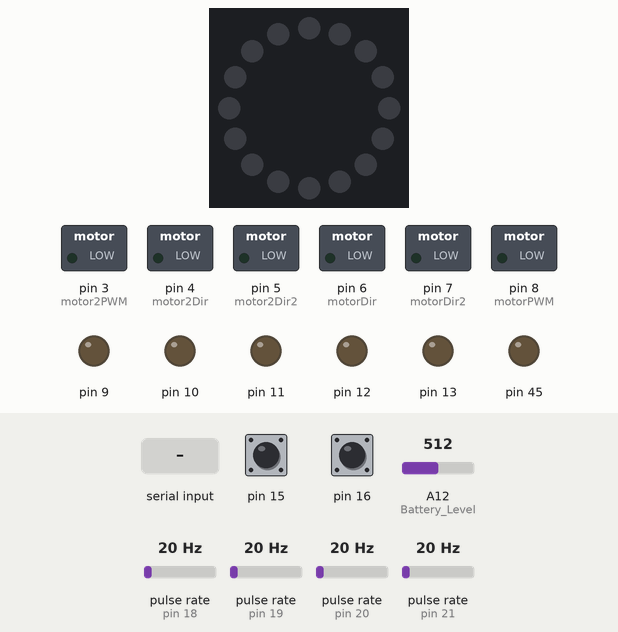
Simulated run of this sketch. Board: Arduino Mega 2560, built with avr-gcc and run on an emulated ATmega2560. Shown: 16 RGB LEDs in a ring, first at the top, clockwise, switched loads named in the sketch (green lamp = pin HIGH), output pins drawn as LEDs (lit = HIGH). Wiring (inferred from the names in the program): 4 × pulse sensor: data pin 18 / data pin 19 / data pin 20 / data pin 21. The inputs (shaded band) are chosen by the test bench; at power-on: pin 15 HIGH, pin 16 HIGH, A12 (Battery_Level) = 512, pulse rate (sensors on pin 18, pin 19, pin 20, pin 21) 20 Hz. Dim RGB values are drawn brighter than linear.

Above: at 1.2 s.
1.3 s: pin 15 pulled LOW for 0.15 s
At 1.31 s:
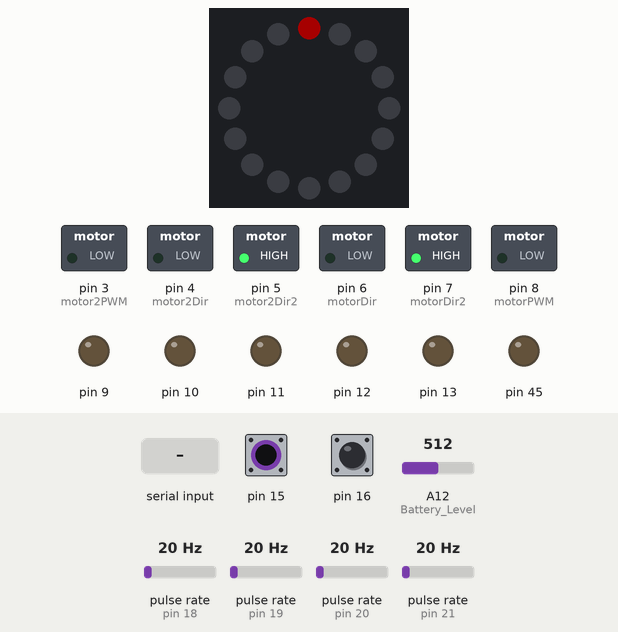
2.0 s: "a" received over Serial
5.0 s: "d" received over Serial
At 6.8 s:
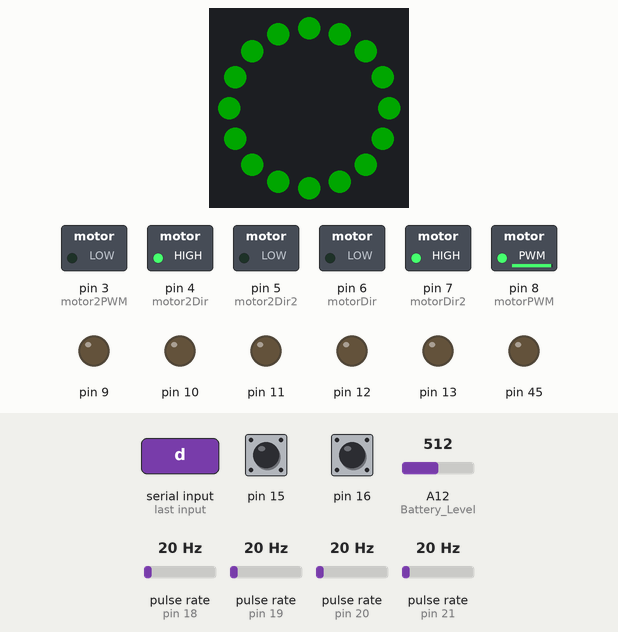
7.0 s: "w" received over Serial
At 8.2 s:
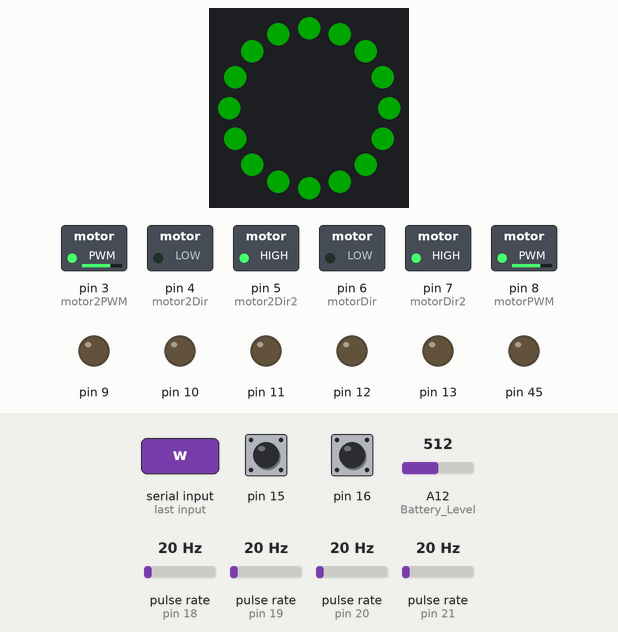
8.5 s: "s" received over Serial
At 9.5 s:
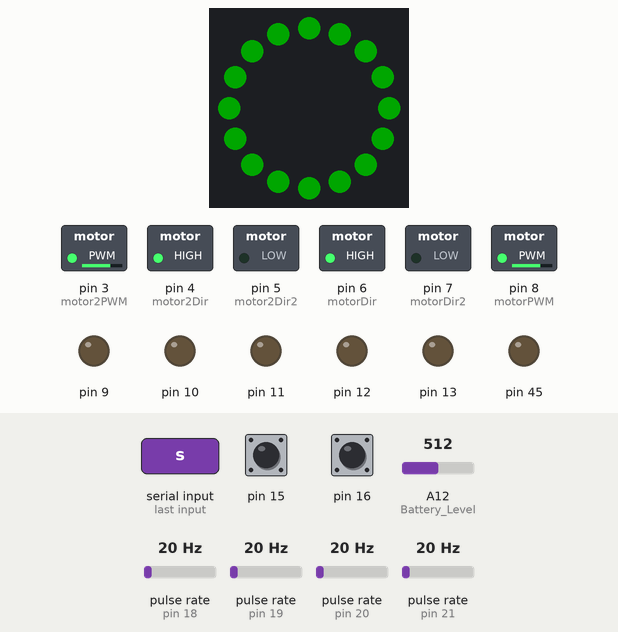
10.0 s: pin 16 pulled LOW for 0.15 s
At 10.77 s:
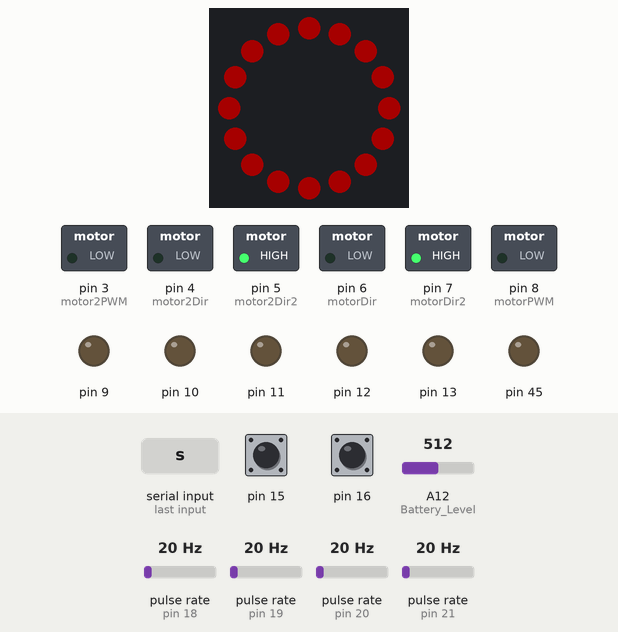
Timing chart, 0 to 11.7 s (numbered marks = the images above; inputs shaded):
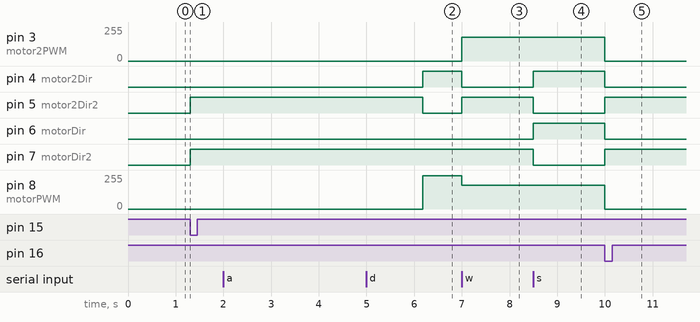

Measured:
- after the input at 1.3 s, pin 5 (motor2Dir2), pin 7 (motorDir2): LOW → HIGH at once; the LEDs: change at once (image 1)
- after the input at 5.0 s, pin 3 (motor2PWM): stays 0/255 (without the input it goes to 250/255 after 1.2 s); pin 4 (motor2Dir): LOW → HIGH after 1.2 s; pin 5 (motor2Dir2): HIGH → LOW after 1.2 s; pin 6 (motorDir): stays LOW (without the input it goes to HIGH after 1.2 s); pin 7 (motorDir2): stays HIGH (without the input it goes to LOW after 1.2 s)
- after the input at 7.0 s, pin 3 (motor2PWM): 0/255 → 180/255 at once; pin 4 (motor2Dir): HIGH → LOW at once; pin 5 (motor2Dir2): LOW → HIGH at once; pin 8 (motorPWM): 250/255 → 180/255 at once
- after the input at 8.5 s, pin 4 (motor2Dir), pin 6 (motorDir): LOW → HIGH at once; pin 5 (motor2Dir2), pin 7 (motorDir2): HIGH → LOW at once
- after the input at 10.0 s, pin 3 (motor2PWM), pin 8 (motorPWM): 180/255 → 0/255 at once; pin 4 (motor2Dir), pin 6 (motorDir): HIGH → LOW at once; pin 5 (motor2Dir2), pin 7 (motorDir2): LOW → HIGH at once; the LEDs: first change at once (image 5 shows a later state)

The sketch:

pidMotorTest.ino
```cpp
#include "ring.h"
#define ENCODEROUTPUT 400
    // M1 --> EN 8 - DIR1 7 - DIR2 6 -- En1 18 - En2 19
    // M2 --> EN 3 - DIR1 4 - DIR2 5 -- En1 20 - En2 21
    // Read PB 43 -- Start circuit 45
    // Read Battery Level -- A12
    // WP 12 -- Main Brush 13
    // Sb 10 "Left" - 11 "Right" --> PWM 90
    // Blower 9 --> PWM -- FB 2
    // limit Switch 15 - 16
    // WT sensor --> 52
const int HALLSEN_A = 20;
const int HALLSEN_B = 21;

const int HALLSEN_A2 = 18;
const int HALLSEN_B2 = 19;

int motorPWM = 8;
int motorDir = 6;
int motorDir2 = 7;

int motor2PWM = 3;
int motor2Dir = 4;
int motor2Dir2 = 5;

volatile long encoderValue1 = 0;
volatile long encoderValue2 = 0;
int interval = 650;
long previousMillis = 0;
long currentMillis = 0;

int rpm1 = 0;
int rpm2 = 0;

int motorPwm1 = 0;
int motorPwm2 = 0;
float diff1 = 0;
float diff2 = 0;
float ratio_value = 0.5;

// Variables for PID controller
double input, output;
int pwm = 0;
int pwm2 = 0;
int readDir = 0;

int setPoint = 20; // Desired speed in RPM

void setup()
{
  Serial.begin(9600);
  // Encoder Iint
  pinMode(HALLSEN_A, INPUT);
  pinMode(HALLSEN_B, INPUT);
  pinMode(HALLSEN_A2, INPUT);
  pinMode(HALLSEN_B2, INPUT);
  EncoderInit();
  // Ring Init
  ringSetup();
  //Motor
  pinMode(motorDir, OUTPUT);
  pinMode(motorDir2, OUTPUT);
  pinMode(motor2Dir, OUTPUT);
  pinMode(motor2Dir2, OUTPUT);
  previousMillis = millis();
  pinMode(43, INPUT);
  pinMode(45, OUTPUT);
  digitalWrite(45, 0);
  pinMode(A12, INPUT); // Battery Level
  pinMode(12, OUTPUT);
  pinMode(10, OUTPUT);
  pinMode(11, OUTPUT);
  pinMode(13, OUTPUT);
  pinMode(9, OUTPUT);
  pinMode(3, OUTPUT);
  pinMode(4, OUTPUT);
  pinMode(5, OUTPUT);
  pinMode(6, OUTPUT);
  pinMode(7, OUTPUT);
  pinMode(8, OUTPUT);
  pinMode(15, INPUT_PULLUP);
  pinMode(16, INPUT_PULLUP);
}
int counter = 0;
int motorspeed = 180;
void loop()
{

  int ls1 = digitalRead(15);
  int ls2 = digitalRead(16);
  int battery = analogRead(A12);
  if (ls1 == 0)
  {
    setmotor(0);
    ringRed();
  }
  if (ls2 == 0)
  {
    setmotor(0);
    ringRed();
  }
  int dir1 = 0;
  char direction = Serial.read();
  switch (direction)
  {
  case 'a':
  {
    setmotor(4);
    break;
  }
  case 'd':

  {
    setmotor(3);
    break;
  }
  case 'w':
  {
    setmotor(1);
    break;
  }
  case 's':
    // right
    {
      setmotor(2);
      break;
    }
  case 'x':
  {
    setmotor(0);
    break;
  }
  default:
    break;
  }
  // if (rpm1 < 10 && motorspeed > 200) {
  //   motorspeed = 30;
  // }
  // if (rpm2 < 10 && motorspeed > 200) {
  //   motorspeed = 30;
  // }
  encoderValue1 = 0;
  encoderValue2 = 0;
}


void EncoderInit()
{
  attachInterrupt(digitalPinToInterrupt(HALLSEN_A), updateEncoder, RISING);
  attachInterrupt(digitalPinToInterrupt(HALLSEN_B), updateEncoder, RISING);
  attachInterrupt(digitalPinToInterrupt(HALLSEN_A2), updateEncoder2, RISING);
  attachInterrupt(digitalPinToInterrupt(HALLSEN_B2), updateEncoder2, RISING);
}

void updateEncoder()
{
  // Read both channels of the encoder to determine direction
  int channelA1 = digitalRead(HALLSEN_A);
  int channelB1 = digitalRead(HALLSEN_B);
  if (channelA1 == LOW && channelB1 == HIGH)
  {
    encoderValue1++;
  }
  if (channelA1 == HIGH && channelB1 == LOW)
  {
    encoderValue1++;
  }
}

void updateEncoder2()
{
  // Read both channels of the encoder to determine direction
  int channelA1 = digitalRead(HALLSEN_A2);
  int channelB1 = digitalRead(HALLSEN_B2);
  if (channelA1 == LOW && channelB1 == HIGH)
  {
    encoderValue2++;
  }
  if (channelA1 == HIGH && channelB1 == LOW)
  {
    encoderValue2++;
  }
}

void setmotor(int dir)
{
  if (dir == 1)
  {
    digitalWrite(motorDir2, 1);
    digitalWrite(motorDir, 0);
    analogWrite(motorPWM, motorspeed);
    digitalWrite(motor2Dir2, 1);
    digitalWrite(motor2Dir, 0);
    analogWrite(motor2PWM, motorspeed);
  }

  if (dir == 2)
  {
    digitalWrite(motorDir2, 0);
    digitalWrite(motorDir, 1);
    analogWrite(motorPWM, motorspeed);
    digitalWrite(motor2Dir2, 0);
    digitalWrite(motor2Dir, 1);
    analogWrite(motor2PWM, motorspeed);
  }
  if (dir == 3)
  {
    digitalWrite(motorDir2, HIGH);
    digitalWrite(motorDir, LOW);
    analogWrite(motorPWM, 250);
    digitalWrite(motor2Dir2, !HIGH);
    digitalWrite(motor2Dir, !LOW);
    analogWrite(motor2PWM, 0);
  }
  if (dir == 4)
  {
    digitalWrite(motor2Dir2, HIGH);
    digitalWrite(motor2Dir, LOW);
    analogWrite(motor2PWM, 250);
    digitalWrite(motorDir2, !HIGH);
    digitalWrite(motorDir, !LOW);
    analogWrite(motorPWM, 0);
  }
  if (dir == 5)
  {
    digitalWrite(motorDir2, HIGH);
    digitalWrite(motorDir, LOW);
    analogWrite(motorPWM, motorspeed);
    digitalWrite(motor2Dir2, LOW);
    digitalWrite(motor2Dir, HIGH);
    analogWrite(motor2PWM, motorspeed);
  }
  if (dir == 0)
  {
    digitalWrite(motorDir2, HIGH);
    digitalWrite(motorDir, LOW);
    analogWrite(motorPWM, 0);
    digitalWrite(motor2Dir2, HIGH);
    digitalWrite(motor2Dir, LOW);
    analogWrite(motor2PWM, 0);
  }
}
```

ring.h
```cpp
#ifndef RING_H
#define RING_H

void ringSetup();
int c1 = 40;
int c2 = 50;
void ringRed();
void ringGreen();
#endif
```

ring.ino
```cpp
#include "ring.h"

#include <Adafruit_NeoPixel.h>
#ifdef __AVR__
#include <avr/power.h> // Required for 16 MHz Adafruit Trinket
#endif
#define PIN 17       // On Trinket or Gemma, suggest changing this to 1
#define NUMPIXELS 16 // Popular NeoPixel ring size
Adafruit_NeoPixel pixels(NUMPIXELS, PIN, NEO_GRB + NEO_KHZ800);

#define DELAYVAL 50 // Time (in milliseconds) to pause between pixels

void ringSetup()
{
#if defined(__AVR_ATtiny85__) && (F_CPU == 16000000)
    clock_prescale_set(clock_div_1);
#endif
    pixels.begin();
}


void ringRed()
{
    for (int j = 0; j < 5; j++)
    {
        pixels.clear();
        for (int i = 0; i < NUMPIXELS; i++)
        { // For each pixel...
            // pixels.Color() takes RGB values, from 0,0,0 up to 255,255,255
            // Here we're using a darker shade of green:
            pixels.setPixelColor(i, pixels.Color(c1, 0, 0));
            pixels.show();
            delay(DELAYVAL);
        }
    }
    pixels.clear();
    for (int i = 0; i < NUMPIXELS; i++)
    { // For each pixel...
        // pixels.Color() takes RGB values, from 0,0,0 up to 255,255,255
        // Here we're using a darker shade of green:
        pixels.setPixelColor(i, pixels.Color(0, 40, 0));
        pixels.show();
        delay(DELAYVAL);
    }
}

void ringGreen(){
        for (int i = NUMPIXELS - 1; i >= 0; i--)
        { // For each pixel, starting from the last one...
            // pixels.Color() takes RGB values, from 0,0,0 up to 255,255,255
            // Here we're using a darker shade of green:
            pixels.setPixelColor(i, pixels.Color(0, c1, 0));
            pixels.show();
            delay(DELAYVAL);
        }
}

//     if (x == 's')
//     {
//         for (int j = 0; j < 5; j++)
//         {
//             pixels.setPixelColor(0, pixels.Color(c1, 0, c2));
//             pixels.setPixelColor(1, pixels.Color(c1, 0, c2));
//             pixels.setPixelColor(2, pixels.Color(c1, 0, c2));
//             pixels.setPixelColor(3, pixels.Color(c1, 0, c2));
//             pixels.setPixelColor(4, pixels.Color(c1, 0, c2));
//             pixels.setPixelColor(5, pixels.Color(c1, 0, c2));
//             pixels.setPixelColor(6, pixels.Color(c1, 0, c2));
//             pixels.setPixelColor(7, pixels.Color(c1, 0, c2));
//             pixels.setPixelColor(8, pixels.Color(c1, 0, c2));
//             pixels.setPixelColor(9, pixels.Color(c1, 0, c2));
//             pixels.setPixelColor(10, pixels.Color(c1, 0, c2));
//             pixels.setPixelColor(11, pixels.Color(c1, 0, c2));
//             pixels.setPixelColor(12, pixels.Color(c1, 0, c2));
//             pixels.setPixelColor(13, pixels.Color(c1, 0, c2));
//             pixels.setPixelColor(14, pixels.Color(c1, 0, c2));
//             pixels.setPixelColor(15, pixels.Color(c1, 0, c2));
//             pixels.show();
//             delay(500);
//             pixels.clear();
//             pixels.show();
//             delay(500);
//         }
//     }
// }
```
